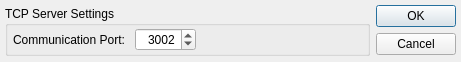
<?xml version="1.0" encoding="UTF-8"?>
<ui version="4.0">
 <class>TcpServerDialog</class>
 <widget class="QDialog" name="TcpServerDialog">
  <property name="geometry">
   <rect>
    <x>0</x>
    <y>0</y>
    <width>461</width>
    <height>62</height>
   </rect>
  </property>
  <property name="windowTitle">
   <string>TCP Server Dialog</string>
  </property>
  <layout class="QGridLayout" name="gridLayout">
   <property name="leftMargin">
    <number>5</number>
   </property>
   <property name="topMargin">
    <number>5</number>
   </property>
   <property name="rightMargin">
    <number>5</number>
   </property>
   <property name="bottomMargin">
    <number>5</number>
   </property>
   <item row="0" column="0">
    <widget class="QGroupBox" name="gbxSettings">
     <property name="sizePolicy">
      <sizepolicy hsizetype="Preferred" vsizetype="Maximum">
       <horstretch>0</horstretch>
       <verstretch>0</verstretch>
      </sizepolicy>
     </property>
     <property name="font">
      <font>
       <pointsize>9</pointsize>
      </font>
     </property>
     <property name="title">
      <string>TCP Server Settings </string>
     </property>
     <layout class="QGridLayout" name="gridLayout_2">
      <property name="leftMargin">
       <number>5</number>
      </property>
      <property name="topMargin">
       <number>2</number>
      </property>
      <property name="rightMargin">
       <number>5</number>
      </property>
      <property name="bottomMargin">
       <number>2</number>
      </property>
      <item row="0" column="0">
       <widget class="QLabel" name="label">
        <property name="text">
         <string>Communication Port: </string>
        </property>
       </widget>
      </item>
      <item row="0" column="1">
       <widget class="QSpinBox" name="sbxPort">
        <property name="layoutDirection">
         <enum>Qt::LeftToRight</enum>
        </property>
        <property name="alignment">
         <set>Qt::AlignRight|Qt::AlignTrailing|Qt::AlignVCenter</set>
        </property>
        <property name="minimum">
         <number>100</number>
        </property>
        <property name="maximum">
         <number>65535</number>
        </property>
        <property name="value">
         <number>3002</number>
        </property>
       </widget>
      </item>
      <item row="0" column="2">
       <spacer name="horizontalSpacer">
        <property name="orientation">
         <enum>Qt::Horizontal</enum>
        </property>
        <property name="sizeHint" stdset="0">
         <size>
          <width>164</width>
          <height>20</height>
         </size>
        </property>
       </spacer>
      </item>
     </layout>
    </widget>
   </item>
   <item row="0" column="1">
    <widget class="QDialogButtonBox" name="buttonBox">
     <property name="orientation">
      <enum>Qt::Vertical</enum>
     </property>
     <property name="standardButtons">
      <set>QDialogButtonBox::Cancel|QDialogButtonBox::Ok</set>
     </property>
    </widget>
   </item>
  </layout>
 </widget>
 <resources/>
 <connections>
  <connection>
   <sender>buttonBox</sender>
   <signal>accepted()</signal>
   <receiver>TcpServerDialog</receiver>
   <slot>accept()</slot>
   <hints>
    <hint type="sourcelabel">
     <x>248</x>
     <y>254</y>
    </hint>
    <hint type="destinationlabel">
     <x>157</x>
     <y>274</y>
    </hint>
   </hints>
  </connection>
  <connection>
   <sender>buttonBox</sender>
   <signal>rejected()</signal>
   <receiver>TcpServerDialog</receiver>
   <slot>reject()</slot>
   <hints>
    <hint type="sourcelabel">
     <x>316</x>
     <y>260</y>
    </hint>
    <hint type="destinationlabel">
     <x>286</x>
     <y>274</y>
    </hint>
   </hints>
  </connection>
 </connections>
</ui>
